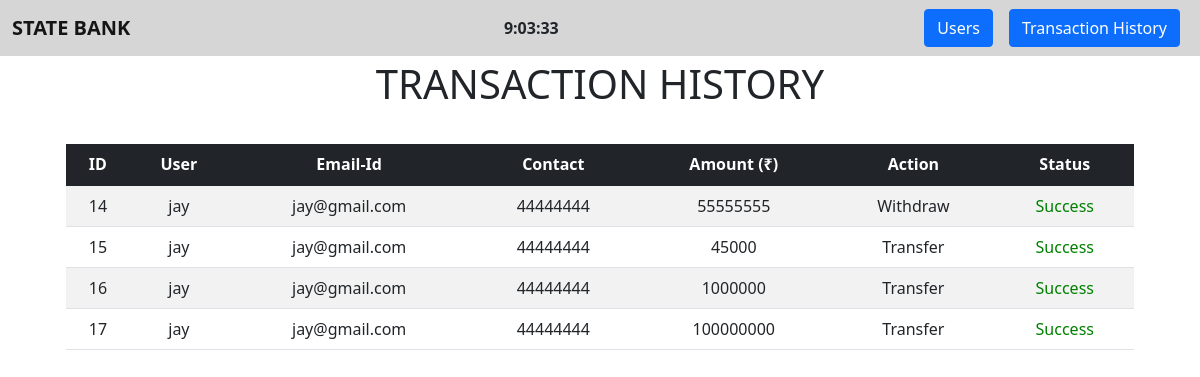
The page /history/ on the database its author committed.
### bank/models.py (models this page shows, shortened)
class History(models.Model):
    username = models.CharField(max_length=30)
    email_id = models.EmailField()
    contact = models.IntegerField()
    amount = models.IntegerField("Amount (₹)")
    action = models.CharField(max_length=30)
    status = models.CharField(max_length=30)

### bank/views.py (the view)
# urls.py: path("history/", views.HistoryPage, name="History"),
def HistoryPage(request):
    data = History.objects.all()
    return render(request, 'transaction_history.html', {"data" : data})

### templates/transaction_history.html (shortened to what this page needs)
{% extends 'base.html' %}
{% block body %}
<div class="container-fluid text-Dark py-1 text-center">
    <h1>TRANSACTION HISTORY</h1>
</div>
<div class="container row text-center py-4" style="margin: auto;">
    <div class="col-md-12">
        <table class="table table-striped table-hover">
            <thead class="table-dark">
                <th>ID</th>
                <th>User</th>
                <th>Email-Id</th>
                <th>Contact</th>
                <th>Amount (₹)</th>
                <th>Action</th>
                <th>Status</th>
            </thead>
            <tbody>
                {% for i in data %}
                    <tr>
                        <td>{{i.id}}</td>
                        <td>{{i.username}}</td>
                        <td>{{i.email_id}}</td>
                        <td>{{i.contact}}</td>
                        <td>{{i.amount}}</td>
                        <td>{{i.action}}</td>
                        {% if i.status == "Success" %}
                            <td style="color: green;">{{i.status}}</td>
                        {% else %}
                            <td style="color: red;">{{i.status}}</td>
                        {% endif %}
                    </tr>
                {% endfor %}
            </tbody>
        </table>
    </div>
</div>
{% endblock body %}

### templates/base.html (shortened to what this page needs)
<!DOCTYPE html>
<html lang="en">
<head>
    <link href="https://cdn.jsdelivr.net/npm/bootstrap@5.1.1/dist/css/bootstrap.min.css" rel="stylesheet"
>
</head>
<body onload="startTime()">
    <nav class="navbar navbar-light" style="background-color: rgb(214, 214, 214);">
        <div class="container-fluid">
            <a class="navbar-brand" href="{% url 'Home' %}"><b>STATE BANK</b></a>
            <strong><div id="txt">                             </div></strong>
            <form class="d-flex">
                <a class="btn btn-primary mx-2" href="{% url 'Users' %}" role="button">Users</a>
                <a class="btn btn-primary mx-2" href="{% url 'History' %}" role="button">Transaction History</a>
            </form>
        </div>
    </nav>
    {% block body %} {% endblock body %}
</body>
</html>

### rows shown on the page
History: id "14", username "jay", email_id "jay@gmail.com", contact "44444444", amount "55555555", action "Withdraw", status "Success"
History: id "15", username "jay", email_id "jay@gmail.com", contact "44444444", amount "45000", action "Transfer", status "Success"
History: id "16", username "jay", email_id "jay@gmail.com", contact "44444444", amount "1000000", action "Transfer", status "Success"
History: id "17", username "jay", email_id "jay@gmail.com", contact "44444444", amount "100000000", action "Transfer", status "Success"
